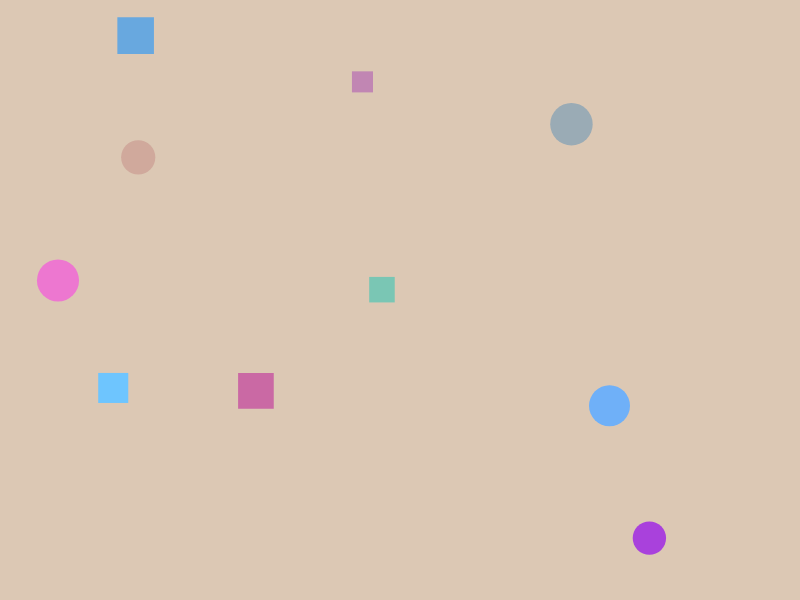
Frame 1 (no input)
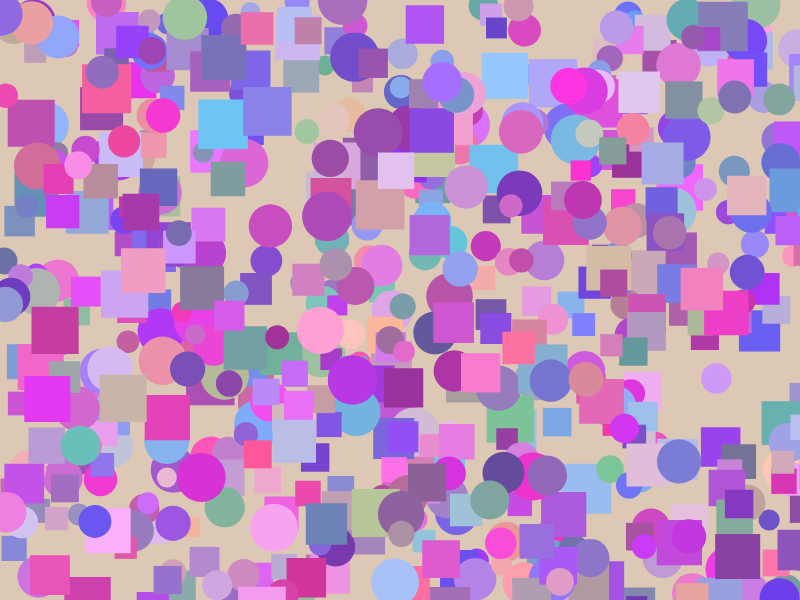
Frame 60 (no input)
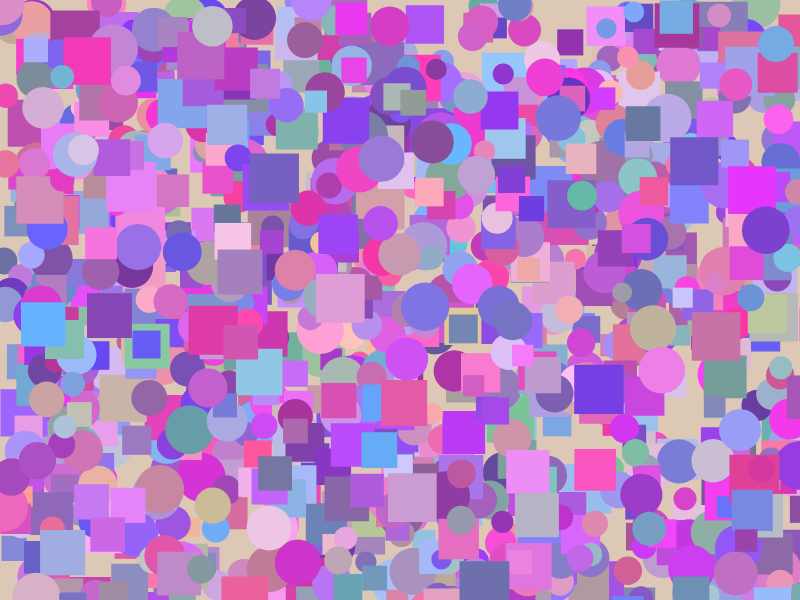
Frame 120 (the mouse pressed at the canvas centre since frame 60)

The p5.js sketch that drew these frames (run headless with seeded random() and noise() and a simulated clock; from frame 60 on, the mouse is pressed at the canvas centre):

// p5.js sketch
// ── sketch.js
function setup() {
  createCanvas(800, 600);
  noStroke(); 
  background(220, 200, 180); 
}

function draw() {
  drawRandomShapes(); 
}

function drawRandomShapes() {
  for (let i = 0; i < 10; i++) { 
    let x = random(width);
    let y = random(height);
    let size = random(20, 50);
    let r = random(100, 255);
    let g = random(50, 200);
    let b = random(150, 255);

    fill(r, g, b);

    if (random() < 0.5) { 
      ellipse(x, y, size, size); 
    } else {
      rect(x, y, size, size); 
    }
  }
}
